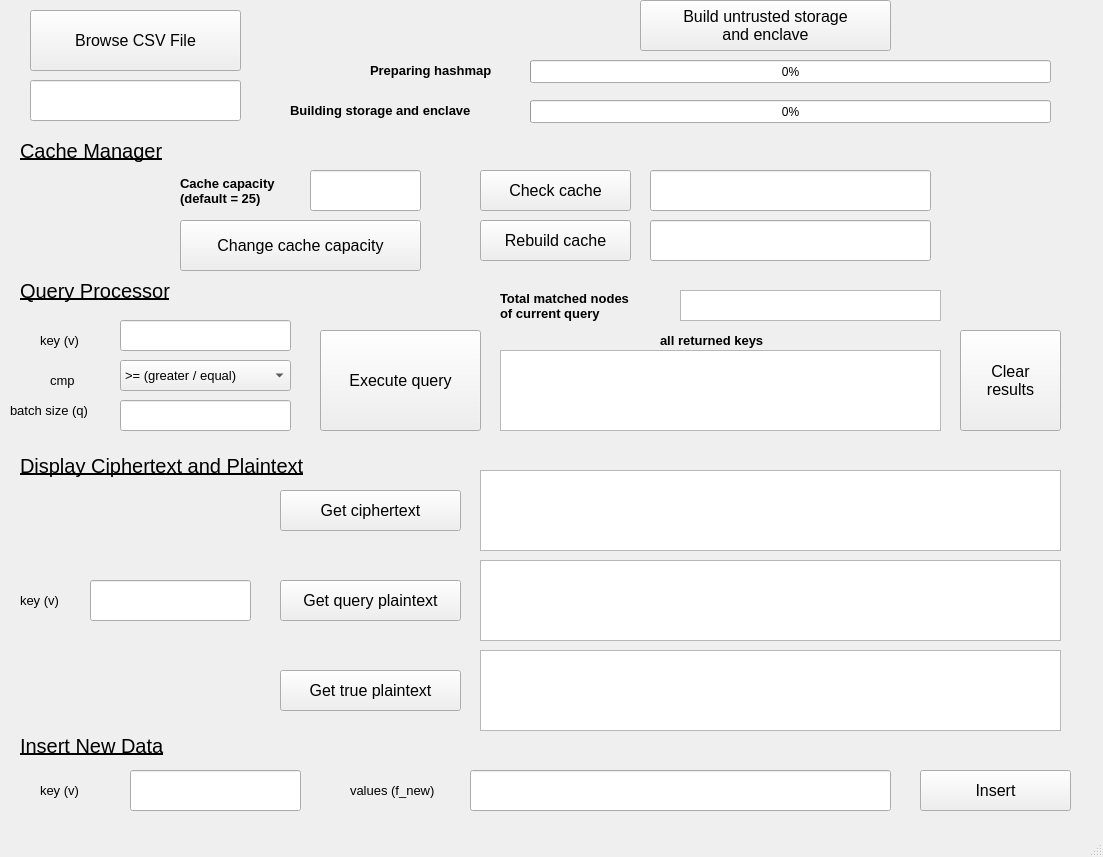
<?xml version="1.0" encoding="UTF-8"?>
<ui version="4.0">
 <class>QMainWindow</class>
 <widget class="QMainWindow" name="QMainWindow">
  <property name="geometry">
   <rect>
    <x>0</x>
    <y>0</y>
    <width>1103</width>
    <height>857</height>
   </rect>
  </property>
  <property name="windowTitle">
   <string>MainWindow</string>
  </property>
  <widget class="QWidget" name="centralwidget">
   <widget class="QLabel" name="label">
    <property name="geometry">
     <rect>
      <x>40</x>
      <y>330</y>
      <width>51</width>
      <height>21</height>
     </rect>
    </property>
    <property name="font">
     <font>
      <family>Arial</family>
      <pointsize>10</pointsize>
     </font>
    </property>
    <property name="text">
     <string>key (v)</string>
    </property>
   </widget>
   <widget class="QLabel" name="label_2">
    <property name="geometry">
     <rect>
      <x>50</x>
      <y>370</y>
      <width>31</width>
      <height>21</height>
     </rect>
    </property>
    <property name="font">
     <font>
      <family>Arial</family>
      <pointsize>10</pointsize>
     </font>
    </property>
    <property name="text">
     <string>cmp</string>
    </property>
   </widget>
   <widget class="QLabel" name="label_3">
    <property name="geometry">
     <rect>
      <x>10</x>
      <y>400</y>
      <width>131</width>
      <height>21</height>
     </rect>
    </property>
    <property name="font">
     <font>
      <family>Arial</family>
      <pointsize>10</pointsize>
     </font>
    </property>
    <property name="text">
     <string>batch size (q)</string>
    </property>
   </widget>
   <widget class="QLineEdit" name="v_query">
    <property name="geometry">
     <rect>
      <x>120</x>
      <y>320</y>
      <width>171</width>
      <height>31</height>
     </rect>
    </property>
    <property name="font">
     <font>
      <pointsize>10</pointsize>
     </font>
    </property>
   </widget>
   <widget class="QComboBox" name="cmp">
    <property name="geometry">
     <rect>
      <x>120</x>
      <y>360</y>
      <width>171</width>
      <height>31</height>
     </rect>
    </property>
    <property name="font">
     <font>
      <pointsize>10</pointsize>
     </font>
    </property>
    <item>
     <property name="text">
      <string>&gt;= (greater / equal)</string>
     </property>
    </item>
    <item>
     <property name="text">
      <string>&lt;= (less / equal)</string>
     </property>
    </item>
   </widget>
   <widget class="QLineEdit" name="batch">
    <property name="geometry">
     <rect>
      <x>120</x>
      <y>400</y>
      <width>171</width>
      <height>31</height>
     </rect>
    </property>
    <property name="font">
     <font>
      <pointsize>10</pointsize>
     </font>
    </property>
   </widget>
   <widget class="QPushButton" name="button_build">
    <property name="enabled">
     <bool>true</bool>
    </property>
    <property name="geometry">
     <rect>
      <x>640</x>
      <y>0</y>
      <width>251</width>
      <height>51</height>
     </rect>
    </property>
    <property name="font">
     <font>
      <family>Arial</family>
      <pointsize>12</pointsize>
     </font>
    </property>
    <property name="acceptDrops">
     <bool>false</bool>
    </property>
    <property name="text">
     <string>Build untrusted storage 
and enclave</string>
    </property>
   </widget>
   <widget class="QLabel" name="label_5">
    <property name="geometry">
     <rect>
      <x>20</x>
      <y>270</y>
      <width>201</width>
      <height>41</height>
     </rect>
    </property>
    <property name="font">
     <font>
      <family>Arial</family>
      <pointsize>15</pointsize>
      <underline>true</underline>
     </font>
    </property>
    <property name="text">
     <string>Query Processor</string>
    </property>
   </widget>
   <widget class="QPushButton" name="button_exec_query">
    <property name="geometry">
     <rect>
      <x>320</x>
      <y>330</y>
      <width>161</width>
      <height>101</height>
     </rect>
    </property>
    <property name="font">
     <font>
      <family>Arial</family>
      <pointsize>12</pointsize>
     </font>
    </property>
    <property name="text">
     <string>Execute query</string>
    </property>
   </widget>
   <widget class="QPushButton" name="button_getPlaintext">
    <property name="geometry">
     <rect>
      <x>280</x>
      <y>580</y>
      <width>181</width>
      <height>41</height>
     </rect>
    </property>
    <property name="font">
     <font>
      <family>Arial</family>
      <pointsize>12</pointsize>
     </font>
    </property>
    <property name="text">
     <string>Get query plaintext</string>
    </property>
   </widget>
   <widget class="QLineEdit" name="query_key">
    <property name="geometry">
     <rect>
      <x>90</x>
      <y>580</y>
      <width>161</width>
      <height>41</height>
     </rect>
    </property>
    <property name="font">
     <font>
      <pointsize>10</pointsize>
     </font>
    </property>
    <property name="text">
     <string/>
    </property>
   </widget>
   <widget class="QLabel" name="label_6">
    <property name="geometry">
     <rect>
      <x>20</x>
      <y>450</y>
      <width>571</width>
      <height>31</height>
     </rect>
    </property>
    <property name="font">
     <font>
      <family>Arial</family>
      <pointsize>15</pointsize>
      <underline>true</underline>
     </font>
    </property>
    <property name="text">
     <string>Display Ciphertext and Plaintext</string>
    </property>
   </widget>
   <widget class="QLabel" name="label_7">
    <property name="geometry">
     <rect>
      <x>20</x>
      <y>590</y>
      <width>61</width>
      <height>21</height>
     </rect>
    </property>
    <property name="font">
     <font>
      <family>Arial</family>
      <pointsize>10</pointsize>
     </font>
    </property>
    <property name="text">
     <string>key (v)</string>
    </property>
   </widget>
   <widget class="QLabel" name="label_8">
    <property name="geometry">
     <rect>
      <x>660</x>
      <y>330</y>
      <width>131</width>
      <height>21</height>
     </rect>
    </property>
    <property name="font">
     <font>
      <family>Arial</family>
      <pointsize>10</pointsize>
      <weight>75</weight>
      <bold>true</bold>
     </font>
    </property>
    <property name="text">
     <string>all returned keys</string>
    </property>
   </widget>
   <widget class="QProgressBar" name="progress_hashmap">
    <property name="geometry">
     <rect>
      <x>530</x>
      <y>60</y>
      <width>521</width>
      <height>23</height>
     </rect>
    </property>
    <property name="value">
     <number>0</number>
    </property>
   </widget>
   <widget class="QPushButton" name="button_browseCSV">
    <property name="geometry">
     <rect>
      <x>30</x>
      <y>10</y>
      <width>211</width>
      <height>61</height>
     </rect>
    </property>
    <property name="font">
     <font>
      <family>Arial</family>
      <pointsize>12</pointsize>
     </font>
    </property>
    <property name="text">
     <string>Browse CSV File</string>
    </property>
   </widget>
   <widget class="QLineEdit" name="input_capacity">
    <property name="geometry">
     <rect>
      <x>310</x>
      <y>170</y>
      <width>111</width>
      <height>41</height>
     </rect>
    </property>
    <property name="font">
     <font>
      <pointsize>10</pointsize>
     </font>
    </property>
   </widget>
   <widget class="QPushButton" name="button_check_cache">
    <property name="geometry">
     <rect>
      <x>480</x>
      <y>170</y>
      <width>151</width>
      <height>41</height>
     </rect>
    </property>
    <property name="font">
     <font>
      <family>Arial</family>
      <pointsize>12</pointsize>
     </font>
    </property>
    <property name="text">
     <string>Check cache</string>
    </property>
   </widget>
   <widget class="QLineEdit" name="box_cache_size">
    <property name="geometry">
     <rect>
      <x>650</x>
      <y>170</y>
      <width>281</width>
      <height>41</height>
     </rect>
    </property>
    <property name="font">
     <font>
      <pointsize>10</pointsize>
     </font>
    </property>
    <property name="readOnly">
     <bool>true</bool>
    </property>
   </widget>
   <widget class="QTextEdit" name="all_returned_keys">
    <property name="geometry">
     <rect>
      <x>500</x>
      <y>350</y>
      <width>441</width>
      <height>81</height>
     </rect>
    </property>
    <property name="font">
     <font>
      <pointsize>10</pointsize>
     </font>
    </property>
    <property name="readOnly">
     <bool>true</bool>
    </property>
   </widget>
   <widget class="QTextEdit" name="query_plaintext">
    <property name="geometry">
     <rect>
      <x>480</x>
      <y>560</y>
      <width>581</width>
      <height>81</height>
     </rect>
    </property>
    <property name="font">
     <font>
      <pointsize>10</pointsize>
     </font>
    </property>
    <property name="readOnly">
     <bool>true</bool>
    </property>
   </widget>
   <widget class="QPushButton" name="button_create_cache">
    <property name="geometry">
     <rect>
      <x>180</x>
      <y>220</y>
      <width>241</width>
      <height>51</height>
     </rect>
    </property>
    <property name="font">
     <font>
      <family>Arial</family>
      <pointsize>12</pointsize>
     </font>
    </property>
    <property name="text">
     <string>Change cache capacity</string>
    </property>
   </widget>
   <widget class="QPushButton" name="button_rebuild_cache">
    <property name="geometry">
     <rect>
      <x>480</x>
      <y>220</y>
      <width>151</width>
      <height>41</height>
     </rect>
    </property>
    <property name="font">
     <font>
      <family>Arial</family>
      <pointsize>12</pointsize>
     </font>
    </property>
    <property name="text">
     <string>Rebuild cache</string>
    </property>
   </widget>
   <widget class="QLineEdit" name="cache_status">
    <property name="geometry">
     <rect>
      <x>650</x>
      <y>220</y>
      <width>281</width>
      <height>41</height>
     </rect>
    </property>
    <property name="font">
     <font>
      <pointsize>10</pointsize>
     </font>
    </property>
    <property name="readOnly">
     <bool>true</bool>
    </property>
   </widget>
   <widget class="QPushButton" name="button_clear_result">
    <property name="geometry">
     <rect>
      <x>960</x>
      <y>330</y>
      <width>101</width>
      <height>101</height>
     </rect>
    </property>
    <property name="font">
     <font>
      <family>Arial</family>
      <pointsize>12</pointsize>
     </font>
    </property>
    <property name="text">
     <string>Clear
results</string>
    </property>
   </widget>
   <widget class="QTextEdit" name="total_match">
    <property name="geometry">
     <rect>
      <x>680</x>
      <y>290</y>
      <width>261</width>
      <height>31</height>
     </rect>
    </property>
    <property name="font">
     <font>
      <pointsize>10</pointsize>
     </font>
    </property>
    <property name="readOnly">
     <bool>true</bool>
    </property>
   </widget>
   <widget class="QLabel" name="label_11">
    <property name="geometry">
     <rect>
      <x>500</x>
      <y>280</y>
      <width>171</width>
      <height>51</height>
     </rect>
    </property>
    <property name="font">
     <font>
      <family>Arial</family>
      <pointsize>10</pointsize>
      <weight>75</weight>
      <bold>true</bold>
     </font>
    </property>
    <property name="text">
     <string>Total matched nodes
of current query</string>
    </property>
   </widget>
   <widget class="QLabel" name="label_12">
    <property name="geometry">
     <rect>
      <x>180</x>
      <y>170</y>
      <width>121</width>
      <height>41</height>
     </rect>
    </property>
    <property name="font">
     <font>
      <family>Arial</family>
      <pointsize>10</pointsize>
      <weight>75</weight>
      <bold>true</bold>
     </font>
    </property>
    <property name="text">
     <string>Cache capacity
(default = 25)</string>
    </property>
   </widget>
   <widget class="QLabel" name="label_13">
    <property name="geometry">
     <rect>
      <x>370</x>
      <y>60</y>
      <width>161</width>
      <height>21</height>
     </rect>
    </property>
    <property name="font">
     <font>
      <family>Arial</family>
      <pointsize>10</pointsize>
      <weight>75</weight>
      <bold>true</bold>
     </font>
    </property>
    <property name="text">
     <string>Preparing hashmap</string>
    </property>
   </widget>
   <widget class="QProgressBar" name="progress_LV">
    <property name="geometry">
     <rect>
      <x>530</x>
      <y>100</y>
      <width>521</width>
      <height>23</height>
     </rect>
    </property>
    <property name="value">
     <number>0</number>
    </property>
   </widget>
   <widget class="QLabel" name="label_14">
    <property name="geometry">
     <rect>
      <x>290</x>
      <y>100</y>
      <width>231</width>
      <height>21</height>
     </rect>
    </property>
    <property name="font">
     <font>
      <family>Arial</family>
      <pointsize>10</pointsize>
      <weight>75</weight>
      <bold>true</bold>
     </font>
    </property>
    <property name="text">
     <string>Building storage and enclave</string>
    </property>
   </widget>
   <widget class="QLabel" name="label_10">
    <property name="geometry">
     <rect>
      <x>20</x>
      <y>130</y>
      <width>191</width>
      <height>41</height>
     </rect>
    </property>
    <property name="font">
     <font>
      <family>Arial</family>
      <pointsize>15</pointsize>
      <underline>true</underline>
     </font>
    </property>
    <property name="text">
     <string>Cache Manager</string>
    </property>
   </widget>
   <widget class="QLineEdit" name="box_data_name">
    <property name="geometry">
     <rect>
      <x>30</x>
      <y>80</y>
      <width>211</width>
      <height>41</height>
     </rect>
    </property>
    <property name="font">
     <font>
      <pointsize>10</pointsize>
     </font>
    </property>
    <property name="readOnly">
     <bool>true</bool>
    </property>
   </widget>
   <widget class="QTextEdit" name="true_plaintext">
    <property name="geometry">
     <rect>
      <x>480</x>
      <y>650</y>
      <width>581</width>
      <height>81</height>
     </rect>
    </property>
    <property name="font">
     <font>
      <pointsize>10</pointsize>
     </font>
    </property>
    <property name="readOnly">
     <bool>true</bool>
    </property>
   </widget>
   <widget class="QPushButton" name="button_getPlaintext_2">
    <property name="geometry">
     <rect>
      <x>280</x>
      <y>670</y>
      <width>181</width>
      <height>41</height>
     </rect>
    </property>
    <property name="font">
     <font>
      <family>Arial</family>
      <pointsize>12</pointsize>
     </font>
    </property>
    <property name="text">
     <string>Get true plaintext</string>
    </property>
   </widget>
   <widget class="QLabel" name="label_18">
    <property name="geometry">
     <rect>
      <x>20</x>
      <y>730</y>
      <width>451</width>
      <height>31</height>
     </rect>
    </property>
    <property name="font">
     <font>
      <family>Arial</family>
      <pointsize>15</pointsize>
      <underline>true</underline>
     </font>
    </property>
    <property name="text">
     <string>Insert New Data</string>
    </property>
   </widget>
   <widget class="QLineEdit" name="insert_key">
    <property name="geometry">
     <rect>
      <x>130</x>
      <y>770</y>
      <width>171</width>
      <height>41</height>
     </rect>
    </property>
    <property name="font">
     <font>
      <pointsize>10</pointsize>
     </font>
    </property>
    <property name="text">
     <string/>
    </property>
   </widget>
   <widget class="QLabel" name="label_19">
    <property name="geometry">
     <rect>
      <x>40</x>
      <y>780</y>
      <width>61</width>
      <height>21</height>
     </rect>
    </property>
    <property name="font">
     <font>
      <family>Arial</family>
      <pointsize>10</pointsize>
     </font>
    </property>
    <property name="text">
     <string>key (v)</string>
    </property>
   </widget>
   <widget class="QLabel" name="label_20">
    <property name="geometry">
     <rect>
      <x>350</x>
      <y>780</y>
      <width>111</width>
      <height>21</height>
     </rect>
    </property>
    <property name="font">
     <font>
      <family>Arial</family>
      <pointsize>10</pointsize>
     </font>
    </property>
    <property name="text">
     <string>values (f_new)</string>
    </property>
   </widget>
   <widget class="QPushButton" name="button_insert">
    <property name="geometry">
     <rect>
      <x>920</x>
      <y>770</y>
      <width>151</width>
      <height>41</height>
     </rect>
    </property>
    <property name="font">
     <font>
      <family>Arial</family>
      <pointsize>12</pointsize>
     </font>
    </property>
    <property name="text">
     <string>Insert</string>
    </property>
   </widget>
   <widget class="QLineEdit" name="f_new_list">
    <property name="geometry">
     <rect>
      <x>470</x>
      <y>770</y>
      <width>421</width>
      <height>41</height>
     </rect>
    </property>
    <property name="font">
     <font>
      <pointsize>10</pointsize>
     </font>
    </property>
    <property name="text">
     <string/>
    </property>
   </widget>
   <widget class="QTextEdit" name="query_ciphertext">
    <property name="geometry">
     <rect>
      <x>480</x>
      <y>470</y>
      <width>581</width>
      <height>81</height>
     </rect>
    </property>
    <property name="font">
     <font>
      <pointsize>10</pointsize>
     </font>
    </property>
    <property name="readOnly">
     <bool>true</bool>
    </property>
   </widget>
   <widget class="QPushButton" name="button_getCiphertext">
    <property name="geometry">
     <rect>
      <x>280</x>
      <y>490</y>
      <width>181</width>
      <height>41</height>
     </rect>
    </property>
    <property name="font">
     <font>
      <family>Arial</family>
      <pointsize>12</pointsize>
     </font>
    </property>
    <property name="text">
     <string>Get ciphertext</string>
    </property>
   </widget>
  </widget>
  <widget class="QMenuBar" name="menubar">
   <property name="geometry">
    <rect>
     <x>0</x>
     <y>0</y>
     <width>1103</width>
     <height>26</height>
    </rect>
   </property>
  </widget>
  <widget class="QStatusBar" name="statusbar"/>
 </widget>
 <resources/>
 <connections/>
</ui>
